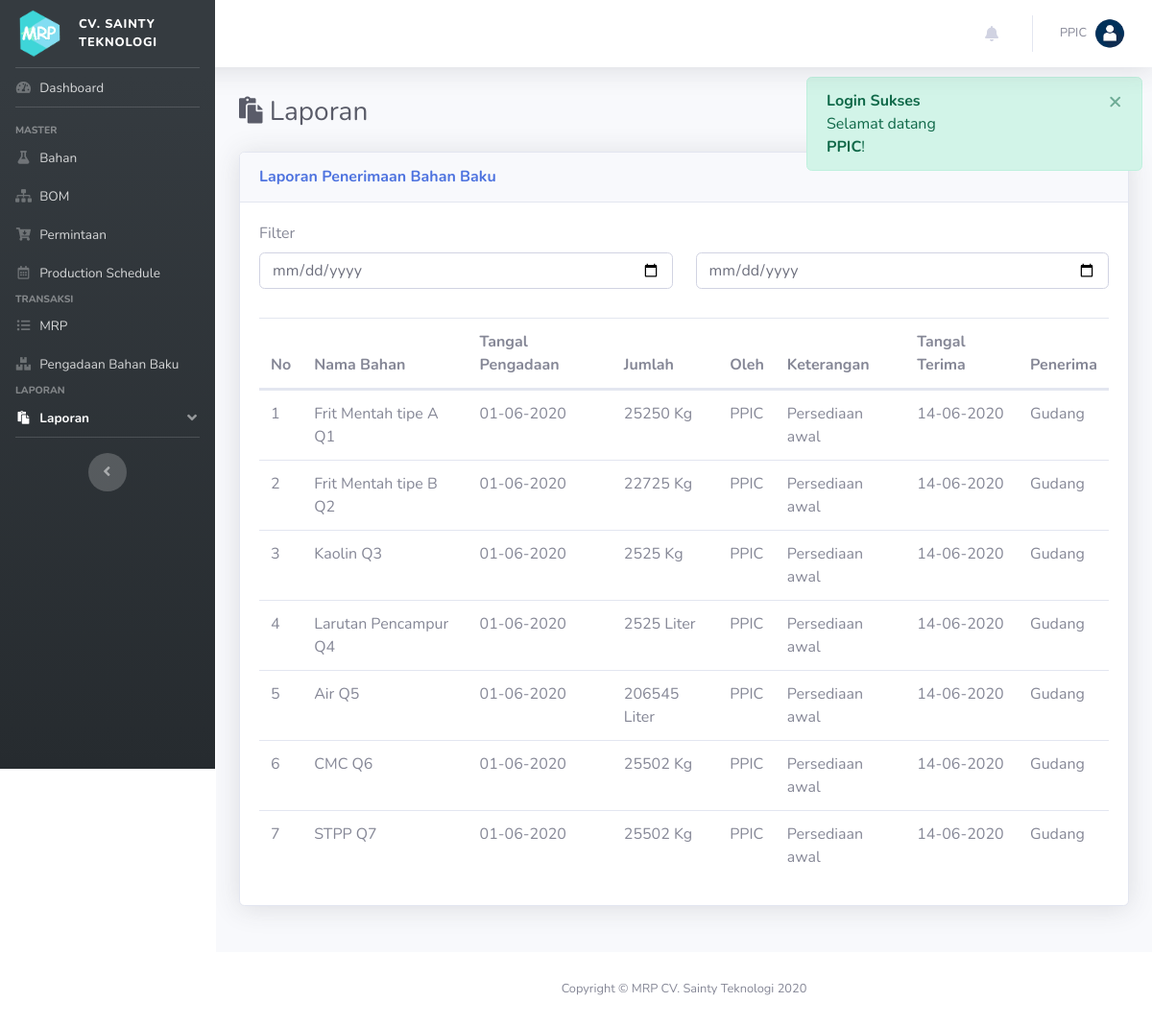
The page /index.php?p=laporan&ket=penerimaan_bahan_baku (signed in) on the database its author committed.
### tables this page shows
CREATE TABLE IF NOT EXISTS `pengadaan` (
  `id_pengadaan` int(11) NOT NULL AUTO_INCREMENT,
  `id_user` int(11) DEFAULT NULL,
  `id_bahan` int(11) DEFAULT NULL,
  `tgl_pengadaan` date DEFAULT NULL,
  `tgl_penerimaan` date DEFAULT NULL,
  `jumlah` double DEFAULT NULL,
  `keterangan` text DEFAULT NULL,
  `sts` int(11) DEFAULT NULL,
  PRIMARY KEY (`id_pengadaan`),
  KEY `id_user` (`id_user`),
  KEY `id_bahan` (`id_bahan`),
  CONSTRAINT `FK_penerimaan_bahan` FOREIGN KEY (`id_bahan`) REFERENCES `bahan` (`id_bahan`) ON DELETE CASCADE ON UPDATE CASCADE,
  CONSTRAINT `FK_penerimaan_user` FOREIGN KEY (`id_user`) REFERENCES `user` (`id_user`) ON DELETE CASCADE ON UPDATE CASCADE
);

CREATE TABLE IF NOT EXISTS `bahan` (
  `id_bahan` int(11) NOT NULL AUTO_INCREMENT,
  `nama_bahan` varchar(200) DEFAULT NULL,
  `satuan` varchar(200) DEFAULT NULL,
  `jumlah` double DEFAULT NULL,
  `ss` double(22,0) DEFAULT NULL,
  `rop` double(22,0) DEFAULT NULL,
  `LT` int(11) DEFAULT NULL,
  PRIMARY KEY (`id_bahan`)
);

CREATE TABLE IF NOT EXISTS `user` (
  `id_user` int(11) NOT NULL AUTO_INCREMENT,
  `username` varchar(50) DEFAULT NULL,
  `password` varchar(50) DEFAULT NULL,
  `nama_user` varchar(200) DEFAULT NULL,
  `jabatan` char(1) DEFAULT NULL,
  PRIMARY KEY (`id_user`),
  UNIQUE KEY `username` (`username`)
);

### pages/laporan/penerimaan_bahan_baku.php (the view, shortened to what this page needs)
<form action="" class="mb-4">
    <div class="row">
        <div class="col">
            <label for="">Filter</label>
        </div>
    </div>
    <div class="row">
        <div class="col">
            <input type="date" class="form-control inp_filter" id="tgl1" placeholder="Tanggal">
        </div>
        <div class="col">
            <input type="date" class="form-control inp_filter" id="tgl2" placeholder="Tanggal">
        </div>
    </div>
</form>
<table class="table dataTableLaporan">
    <thead>
        <tr>
            <th>No</th>
            <th>Nama Bahan</th>
            <th>Tangal Pengadaan</th>
            <th>Jumlah</th>
            <th>Oleh</th>
            <th>Keterangan</th>
            <th>Tangal Terima</th>
            <th>Penerima</th>
        </tr>
    </thead>
    <tbody>
    <?php
        $i=0;
        $sql = "SELECT a.*, b.nama_user, c.nama_bahan, c.satuan, d.nama_user AS 'penerima' FROM pengadaan a JOIN user b ON a.id_user = b.id_user JOIN bahan c ON a.id_bahan = c.id_bahan JOIN user d ON a.sts = d.id_user   WHERE sts <> 0 ORDER BY a.tgl_pengadaan DESC";
        $q = mysqli_query($con, $sql);
        while($row = mysqli_fetch_array($q)):
    ?>
        <tr>
            <td><?= ++$i; ?></td>
            <td><?= $row['nama_bahan']; ?></td>
            <td><?= date("d-m-Y", strtotime($row['tgl_pengadaan'])); ?></td>
            <td><?= $row['jumlah']." ".$row['satuan']; ?></td>
            <td><?= $row['nama_user']; ?></td>
            <td><?= $row['keterangan']; ?></td>
            <td><?= date("d-m-Y", strtotime($row['tgl_penerimaan'])); ?></td>
            <td><?= $row['penerima']; ?></td>
        </tr>
    <?php endwhile; ?>
    </tbody>
</table>

### rows shown on the page
pengadaan: id_bahan.nama_bahan "Frit Mentah tipe A Q1", tgl_pengadaan "01-06-2020", jumlah "25250", id_bahan.satuan "Kg", id_user.nama_user "PPIC", keterangan "Persediaan awal", tgl_penerimaan "14-06-2020", user.nama_user "Gudang"
pengadaan: id_bahan.nama_bahan "Frit Mentah tipe B Q2", tgl_pengadaan "01-06-2020", jumlah "22725", id_bahan.satuan "Kg", id_user.nama_user "PPIC", keterangan "Persediaan awal", tgl_penerimaan "14-06-2020", user.nama_user "Gudang"
pengadaan: id_bahan.nama_bahan "Kaolin Q3", tgl_pengadaan "01-06-2020", jumlah "2525", id_bahan.satuan "Kg", id_user.nama_user "PPIC", keterangan "Persediaan awal", tgl_penerimaan "14-06-2020", user.nama_user "Gudang"
pengadaan: id_bahan.nama_bahan "Larutan Pencampur Q4", tgl_pengadaan "01-06-2020", jumlah "2525", id_bahan.satuan "Liter", id_user.nama_user "PPIC", keterangan "Persediaan awal", tgl_penerimaan "14-06-2020", user.nama_user "Gudang"
pengadaan: id_bahan.nama_bahan "Air Q5", tgl_pengadaan "01-06-2020", jumlah "206545", id_bahan.satuan "Liter", id_user.nama_user "PPIC", keterangan "Persediaan awal", tgl_penerimaan "14-06-2020", user.nama_user "Gudang"
pengadaan: id_bahan.nama_bahan "CMC Q6", tgl_pengadaan "01-06-2020", jumlah "25502", id_bahan.satuan "Kg", id_user.nama_user "PPIC", keterangan "Persediaan awal", tgl_penerimaan "14-06-2020", user.nama_user "Gudang"
pengadaan: id_bahan.nama_bahan "STPP Q7", tgl_pengadaan "01-06-2020", jumlah "25502", id_bahan.satuan "Kg", id_user.nama_user "PPIC", keterangan "Persediaan awal", tgl_penerimaan "14-06-2020", user.nama_user "Gudang"

### other values the page prints
$v['group'] "MASTER"
$b['text'] "Bahan"
$b['text'] "BOM"
$b['text'] "Permintaan"
$b['text'] "Production Schedule"
$v['group'] "TRANSAKSI"
$b['text'] "MRP"
$b['text'] "Pengadaan Bahan Baku"
$v['group'] "LAPORAN"
$b['text'] "Laporan"
$_SESSION['name'] "PPIC"
$ket "Penerimaan Bahan Baku"
$_SESSION["flash"]["head"] "Login Sukses"
$_SESSION["flash"]["msg"] "Selamat datang PPIC !"
